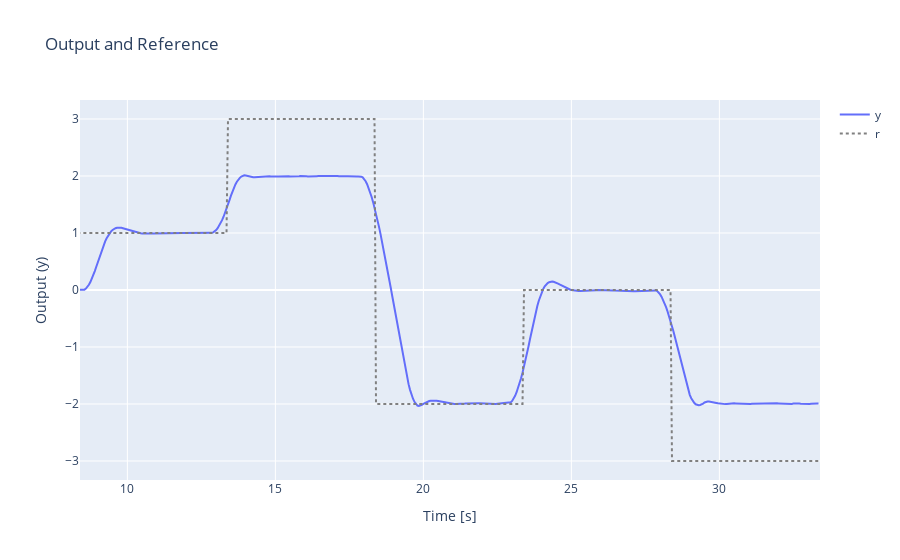
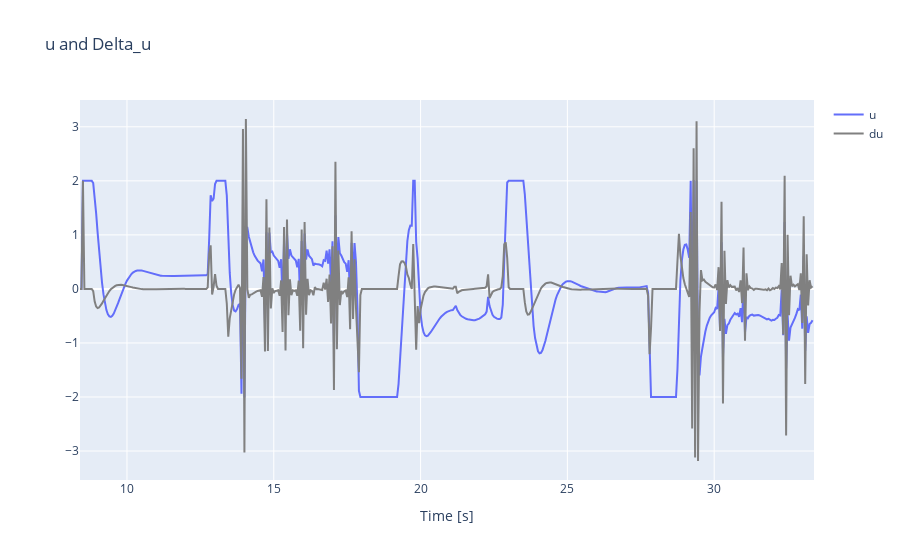

The code cell stored with these charts, in order, in its notebook:
### Code cell
A, B, C, D = ctrl.ssdata(Gd)
N1 = 1
N2 = 15
N = N2 - N1 + 1
Nu = 4
lamda = 0.1
# Nss = 100
controller = DMC(N1=N1, N2=N2, Nu=Nu, Nss=Nss, lamda=lamda, T_s=T_s, step_response_coeffs=yd[1:])

constraints = {
    "u_max": 2,
    "u_min": -2,
    # "delta_u_max": 1,
    # "delta_u_min": -1,
    "y_max": 2,
    "y_min": -2,
}

x0 = np.zeros((A.shape[0], 1))
u = 0 
du = 0
k = np.arange(0, Nss + 500, 1)

y_t = C@x0
u_k = np.array([u])
du_k = np.array([0])
t = np.array([0])
r = 0*k + 1
r[100+Nss:] = 3
r[200+Nss:] = -2
r[300+Nss:] = 0
r[400+Nss:] = -3
# 
x=x0
y=(C@x0)[0]

for i in (k):
    
    if i > Nss:
        if i > max(k) - N:
            du = controller.get_du(y, r[i], constraints)[0]
        else:
            du = controller.get_du(y, np.array([r[i:i+N]]).T, constraints)[0]  
        u = u + du

    x_k = A @ x + B*(u) 
    y = C @ x

    x = x_k
    
    y_t = np.hstack((y_t, y))
    u_k = np.hstack((u_k, u))
    du_k = np.hstack((du_k, du))

fig1 = go.Figure()
fig1.add_trace(go.Scatter(x=k * T_s, y=y_t[0][:-1], mode='lines', name='y'))
fig1.add_trace(go.Scatter(x=k * T_s, y=r, mode='lines', name='r', line=dict(dash='dot', color='gray')))
fig1.update_layout(title="Output and Reference", xaxis_title="Time [s]", yaxis_title="Output (y)", xaxis_range=[Nss * T_s, (Nss + 500) * T_s])
fig1.show()

fig2 = go.Figure()
fig2.add_trace(go.Scatter(x=k * T_s, y=u_k, mode='lines', name='u'))
fig2.add_trace(go.Scatter(x=k * T_s, y=du_k, mode='lines', name='du', line=dict(color='gray')))
fig2.update_layout(title="u and Delta_u", xaxis_title="Time [s]", xaxis_range=[Nss * T_s, (Nss + 500) * T_s])
fig2.show()

### Figure 1 — Plotly figure (JSON) as saved in the notebook; plotly's stock layout.template omitted (floating-point values rounded to 4 significant figures; data arrays with more than 128 entries replaced by an {"elided": "..."} marker saying what was removed)
{"data": [{"mode": "lines", "name": "y", "type": "scatter", "x": {"elided": "668 float values"}, "y": {"elided": "668 float values"}}, {"line": {"color": "gray", "dash": "dot"}, "mode": "lines", "name": "r", "type": "scatter", "x": {"elided": "668 float values"}, "y": {"elided": "668 int values"}}], "layout": {"title": {"text": "Output and Reference"}, "xaxis": {"range": [8.4, 33.4], "title": {"text": "Time [s]"}}, "yaxis": {"title": {"text": "Output (y)"}}}}

### Figure 2 — Plotly figure (JSON) as saved in the notebook; plotly's stock layout.template omitted (floating-point values rounded to 4 significant figures; data arrays with more than 128 entries replaced by an {"elided": "..."} marker saying what was removed)
{"data": [{"mode": "lines", "name": "u", "type": "scatter", "x": {"elided": "668 float values"}, "y": {"elided": "669 float values"}}, {"line": {"color": "gray"}, "mode": "lines", "name": "du", "type": "scatter", "x": {"elided": "668 float values"}, "y": {"elided": "669 float values"}}], "layout": {"title": {"text": "u and Delta_u"}, "xaxis": {"range": [8.4, 33.4], "title": {"text": "Time [s]"}}}}
